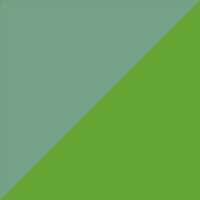
Frame 1 (no input)
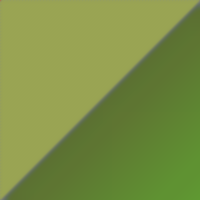
Frame 60 (the mouse pressed at the canvas centre just before this capture)
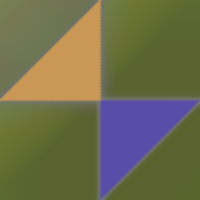
Frame 120 (the mouse held since frame 60 and released just before this capture)

The Processing sketch that drew these frames (run headless with seeded random() and noise(); from frame 60 on, the mouse is pressed at the canvas centre):

// Processing sketch: processing_3753
// ── processing_3753.pde

int x;
int y;
void setup(){
size(200,200);
background(100,random(255),50);}
void draw(){
x=mouseX;
y=mouseY;
for(int i=0;i<200;i+=3){
color c=get(x,y);
stroke(c+c);
line(i,x,y,i);
line(x,i,i,y);
}filter(BLUR);}
